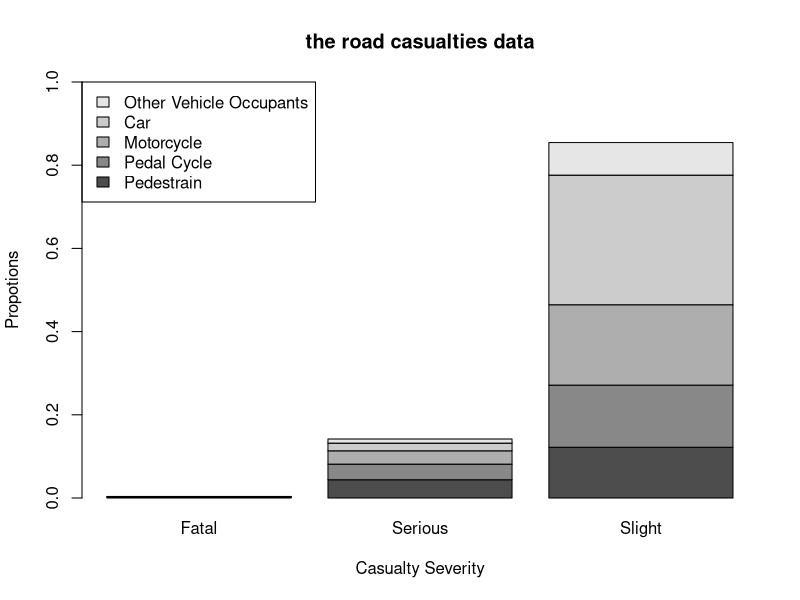
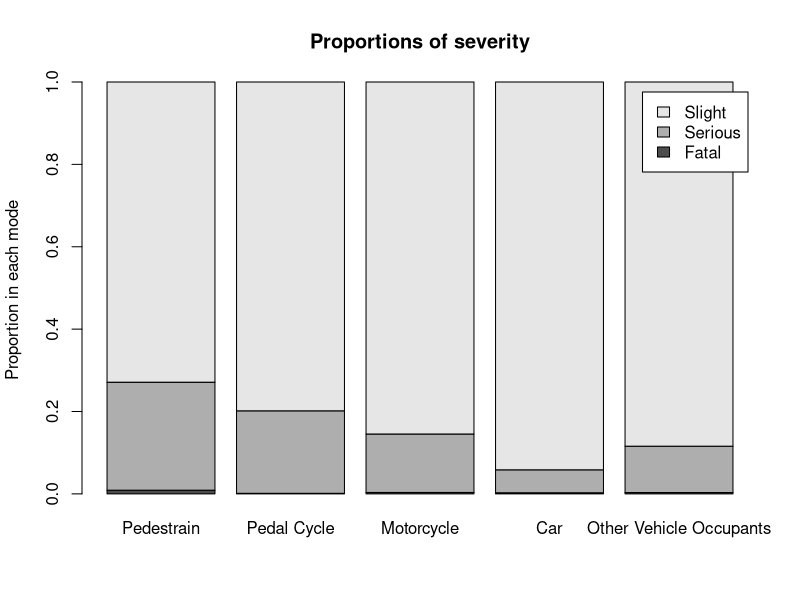
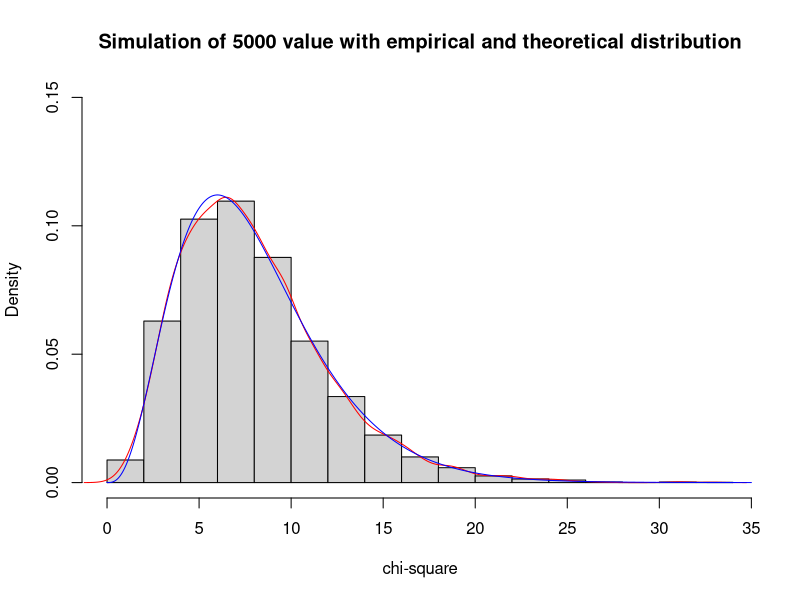

Here is the R script that generated these plots, in order:
#2
matrix <- matrix(c(41,1194,3320,7,1020,4064,21,873,5257,25,501,8476,8,271,2129), nrow=5, byrow=T)
rownames(matrix)<-c("Pedestrain","Pedal Cycle","Motorcycle","Car","Other Vehicle Occupants")
colnames(matrix)<-c("Fatal","Serious","Slight")
names(dimnames(matrix))<-c("Mode of Transport","Casualty Severity")
matrix
pt<-prop.table(matrix)
pt

R=5

ns=0
for(j in 1:R){
	ns[j]<-sum(matrix[j,])
}

mdp <- matrix / ns
pdf("barplot.pdf")
barplot(pt,beside=FALSE,legend.text=TRUE,args.legend = list(x = "topleft"),ylim=c(0,1),ylab="Propotions",xlab="Casualty Severity",main="the road casualties data")
dev.off()
pdf("modebarplot.pdf")
barplot(t(mdp),
        legend.text = TRUE, beside = FALSE,
        ylab = "Proportion in each mode",
        main = "Proportions of severity")
dev.off()

############
#3 
chisq.test(matrix)$expected
chisq.test(matrix)

############
#4
chisq.test(matrix)$residuals
chisq.test(matrix)$stdres

############
#5
R=5
C=3

N=sum(matrix)
N

phat=0
for(k in 1:C){
	phat[k]<- sum(matrix[,k])/N
}
phat
sum(phat)

B=5000
ysim=matrix(,nrow=R, ncol=C)
test.sim=0
for(i in 1:B){
	for(k in 1:R){
		ysim[k,]<-rmultinom(n=1, size=ns[k],prob=phat)
	}
	test.sim[i] <- chisq.test(ysim)$statistic
}
pdf("histo.pdf")
hist(test.sim,freq=F,ylim=c(0,0.15),main="Simulation of 5000 value with empirical and theoretical distribution",xlab="chi-square",ylab="Density")
lines(density(test.sim),col="red")
xx=seq(from=0, to=35, length.out=600)
dxx=dchisq(xx,df=(R-1)*(C-1))
lines(xx,dxx,col="blue")
dev.off()

#######
#6(i)
ser_pedal <- matrix["Pedal Cycle","Serious"]
n_pedal   <- sum(matrix["Pedal Cycle",])

ser_car <- matrix["Car","Serious"]
n_car   <- sum(matrix["Car",])

p_pedal <- ser_pedal / n_pedal
p_car   <- ser_car / n_car

diff <- p_pedal - p_car

se <- sqrt( p_pedal*(1-p_pedal)/n_pedal + p_car*(1-p_car)/n_car )

lower <- diff - 1.96*se
upper <- diff + 1.96*se

c(lower, upper)

#6(ii)
ser_mot <- matrix["Motorcycle","Serious"]
sli_mot <- matrix["Motorcycle","Slight"]
n_mot <- sum(matrix["Motorcycle",])

p_ser <- ser_mot / n_mot
p_sli <- sli_mot / n_mot

diff_mot <- p_ser - p_sli
se_mot <- sqrt( p_ser*(1-p_ser)/n_mot + p_sli*(1-p_sli)/n_mot )

lower2 <- diff_mot - 1.96*se_mot
upper2 <- diff_mot + 1.96*se_mot

c(lower2, upper2)